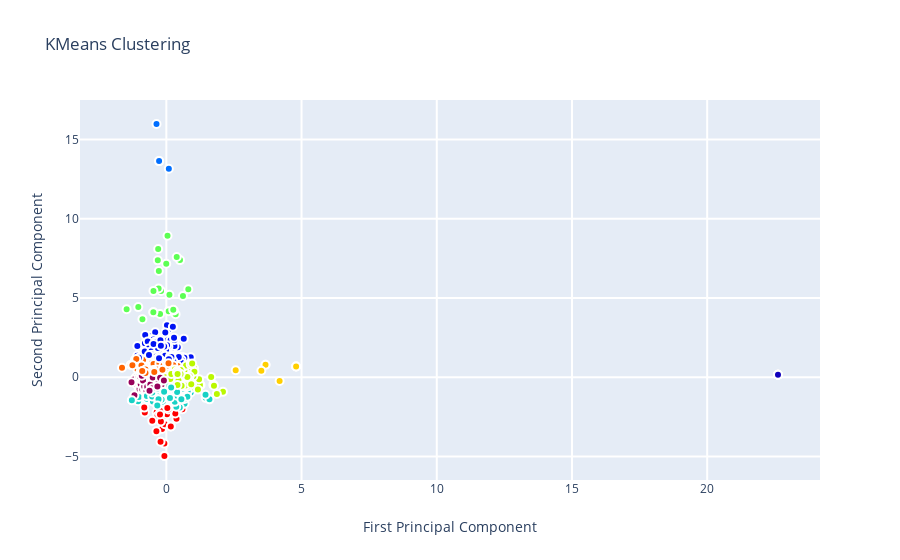

Notebook cell for this chart:
### Code cell
from sklearn.cluster import KMeans
kmeans = KMeans(n_clusters= 10)
kmeans_9 = kmeans.fit_predict(x_2)

data = [
    go.Scatter(
        x= x_2[:, 0], 
        y= x_2[:, 1], 
        mode="markers",
        showlegend=False,
        marker=dict(
            size=8,
            color = kmeans_9,
            colorscale = 'Rainbow',
            showscale=False, 
            line = dict(
                width = 2,
                color = 'rgb(255, 255, 255)'
            )))]

layout = go.Layout(
    title= 'KMeans Clustering',
    hovermode= 'closest',
    xaxis= dict(
         title= 'First Principal Component',
        ticklen= 8,
        zeroline= False,
        gridwidth= 2,
    ),
    yaxis=dict(
        title= 'Second Principal Component',
        ticklen= 8,
        gridwidth= 2,
    ),
    showlegend= True
)

fig = dict(data = data, layout = layout)
py.iplot(fig, filename="kmeans_plot")

### Figure 1 — Plotly figure (JSON) as saved in the notebook; plotly's stock layout.template omitted (floating-point values rounded to 4 significant figures; data arrays with more than 128 entries replaced by an {"elided": "..."} marker saying what was removed)
{"data": [{"marker": {"color": {"elided": "2000 int values"}, "colorscale": [[0, "rgb(150,0,90)"], [0.125, "rgb(0,0,200)"], [0.25, "rgb(0,25,255)"], [0.375, "rgb(0,152,255)"], [0.5, "rgb(44,255,150)"], [0.625, "rgb(151,255,0)"], [0.75, "rgb(255,234,0)"], [0.875, "rgb(255,111,0)"], [1, "rgb(255,0,0)"]], "line": {"color": "rgb(255, 255, 255)", "width": 2}, "showscale": false, "size": 8}, "mode": "markers", "showlegend": false, "type": "scatter", "x": {"elided": "2000 float values"}, "y": {"elided": "2000 float values"}}], "layout": {"hovermode": "closest", "showlegend": true, "title": {"text": "KMeans Clustering"}, "xaxis": {"gridwidth": 2, "ticklen": 8, "title": {"text": "First Principal Component"}, "zeroline": false}, "yaxis": {"gridwidth": 2, "ticklen": 8, "title": {"text": "Second Principal Component"}}}}
